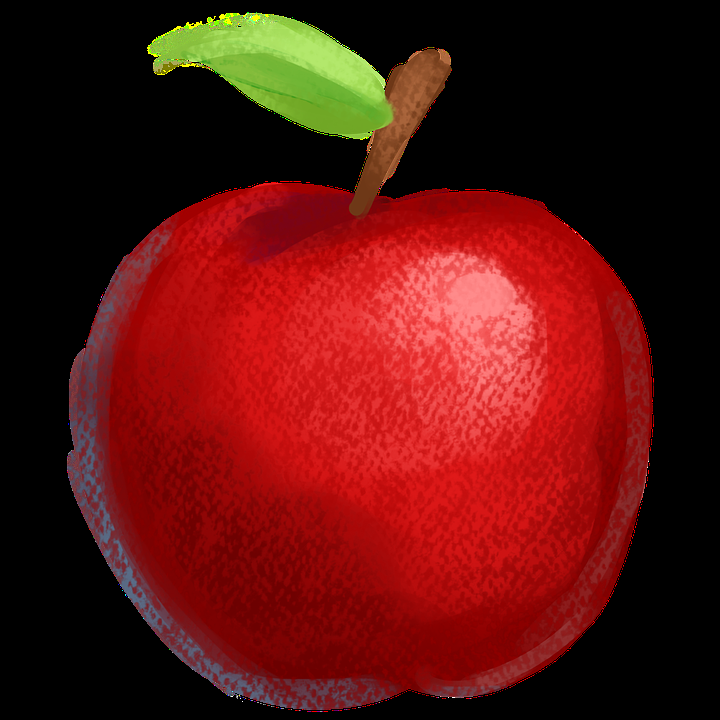
#> input picture fruit_images/test_zip/test/apple_79.jpg, 720 x 720 px, given as the content of the folder fruit_images/test_zip/test/apple_79.jpg, which was not available
$ jupyter execute --allow-errors task1.ipynb
#> lines starting #> are read from the running program, lines starting #| are printed output that depends on the picture
[cell 1]
import os
import imghdr
import cv2
import numpy as np

[cell 2]
path = input()
#> the answer given: fruit_images/test_zip/test/apple_79.jpg
ext = ('jpg','jpeg')
output_img =[]
Idtype = []
dir = 'output'
if not (os.path.isdir(dir)):
    os.mkdir(dir)
def open_folder(p):
#> called with p = 'fruit_images/test_zip/test/apple_79.jpg'
    for files in os.listdir(p):
        if files.endswith(ext):
            path_img = p +"\\" +files
            #print(path_img)
            img = cv2.imread(path_img)
#> img is the input picture: shape (720, 720, 3); mean B, G, R 14.7, 19, 89.7
            print(type(img))
#| <class 'numpy.ndarray'>
            name = "gray"+files
            img_grayscale = cv2.cvtColor(img, cv2.COLOR_BGR2GRAY)
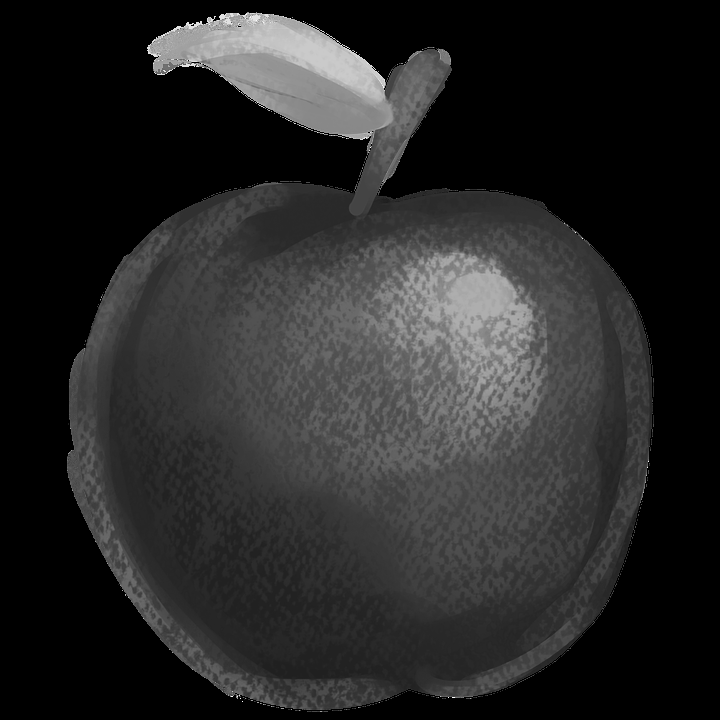
#> img_grayscale: shape (720, 720); min 0, max 255, mean 39.7
            output_img.append(img_grayscale)

            if img_grayscale is not None:
                cv2.imwrite(os.path.join(dir, name),img_grayscale)
                Idtype.append(imghdr.what(os.path.join(dir, name)))
        else:
            continue
open_folder(path)
print(len(output_img))
#| 1
print(Idtype[0])

[cell 3]
path = input()
#> the answer given: fruit_images/test_zip/test/apple_80.jpg
ext = ('jpg','jpeg')
output_img =[]
Idtype = []

dir = 'output'
if not os.path.isdir(dir):
    os.mkdir(dir)

def open_folder(p):
    for files in os.listdir(p):
        if files.endswith(ext):

            path_img = p +"\\" +files
            img_array = np.array(path_img)
            #print(path_img)
            img = cv2.imread(path_img)

            name = "gray"+files
            img_grayscale = cv2.cvtColor(img, cv2.COLOR_BGR2GRAY)
            output_img.append(img_grayscale)
            if img_grayscale is not None:
                cv2.imwrite(os.path.join(dir, name),img_grayscale)
        else:
            continue
open_folder(path)
print(len(output_img))
#| 1
#> (the rest of this cell did not finish here and is left out)


$ run again, on fruit_images/test_zip/test/apple_80.jpg
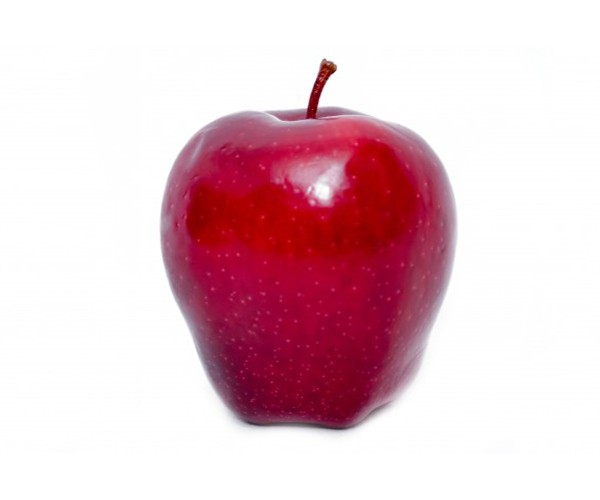
#> input picture fruit_images/test_zip/test/apple_80.jpg, 600 x 500 px, given as the content of the folder fruit_images/test_zip/test/apple_80.jpg, which was not available
#> in open_folder, img is the input picture: shape (500, 600, 3); mean B, G, R 205.3, 197.6, 229.2
#| <class 'numpy.ndarray'>
#> in open_folder, `img_grayscale = cv2.cvtColor(img, cv2.COLOR_BGR2GRAY)`:
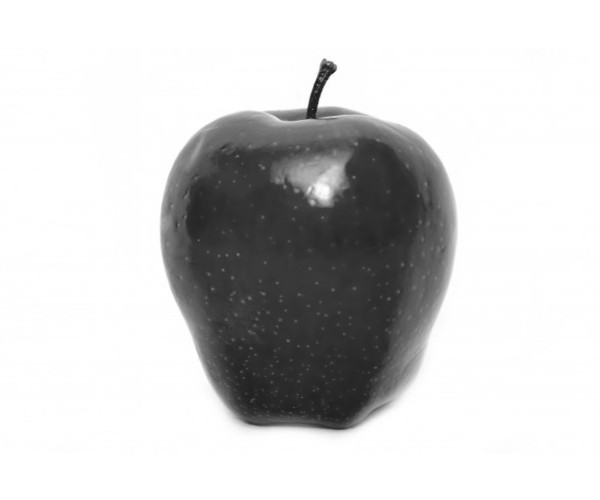
#> img_grayscale: shape (500, 600); min 26, max 255, mean 207.9
#| 1
#| 1

$ run again, on fruit_images/test_zip/test/apple_81.jpg
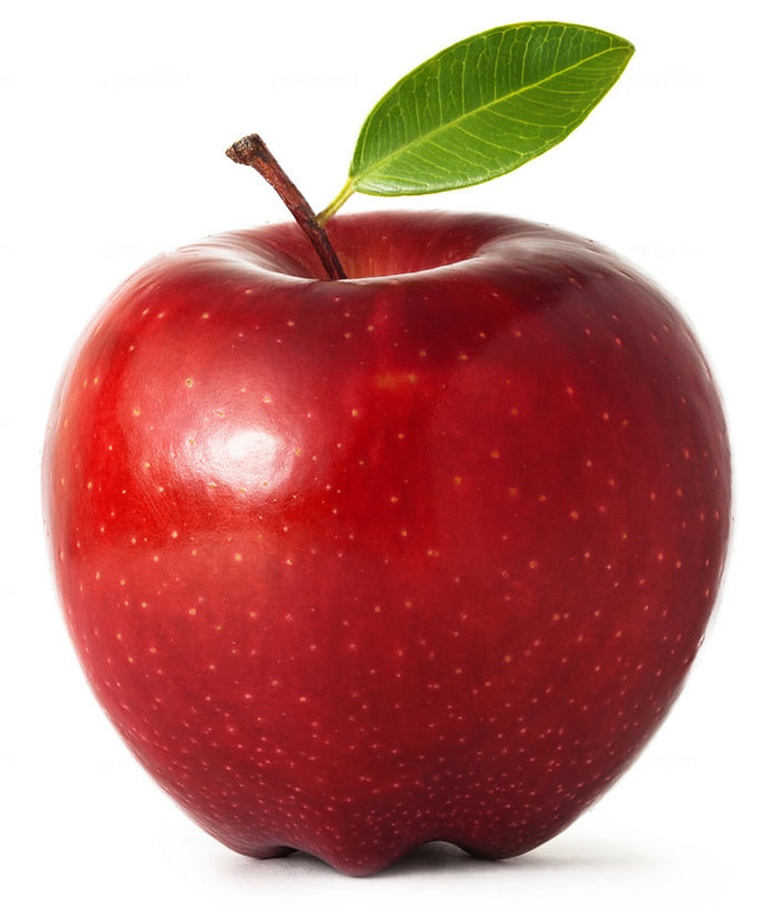
#> input picture fruit_images/test_zip/test/apple_81.jpg, 778 x 907 px, shrunk from 1500 x 1749 before the run, given as the content of the folder fruit_images/test_zip/test/apple_81.jpg, which was not available
#> in open_folder, img is the input picture: shape (907, 778, 3); mean B, G, R 133, 136.9, 194.6
#| <class 'numpy.ndarray'>
#> in open_folder, `img_grayscale = cv2.cvtColor(img, cv2.COLOR_BGR2GRAY)`:
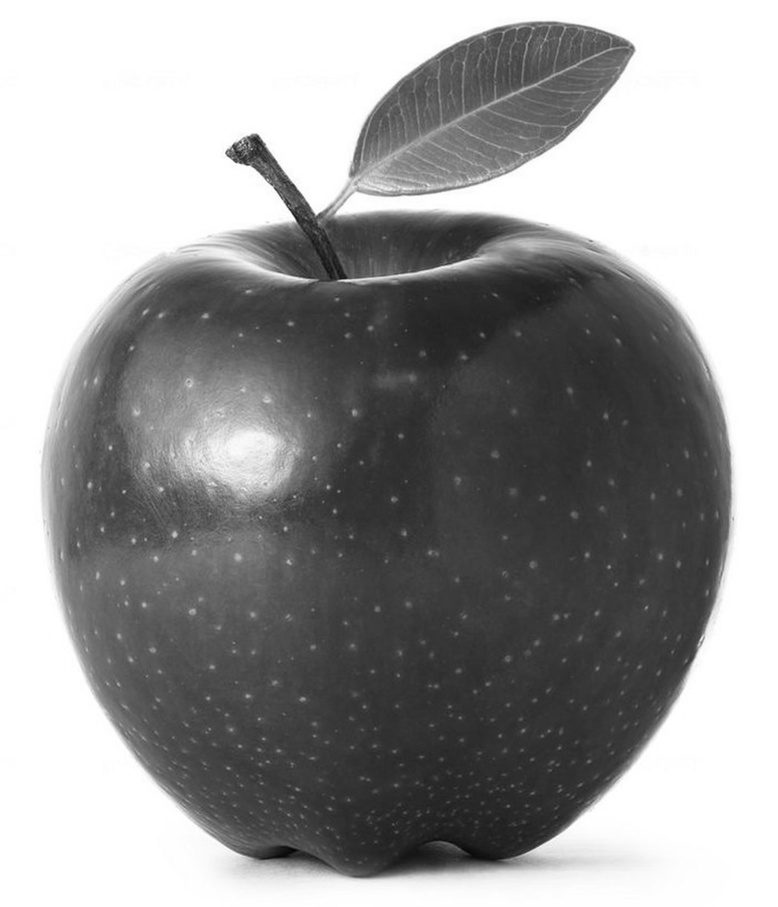
#> img_grayscale: shape (907, 778); min 2, max 255, mean 153.7
#| 1
#| 1
